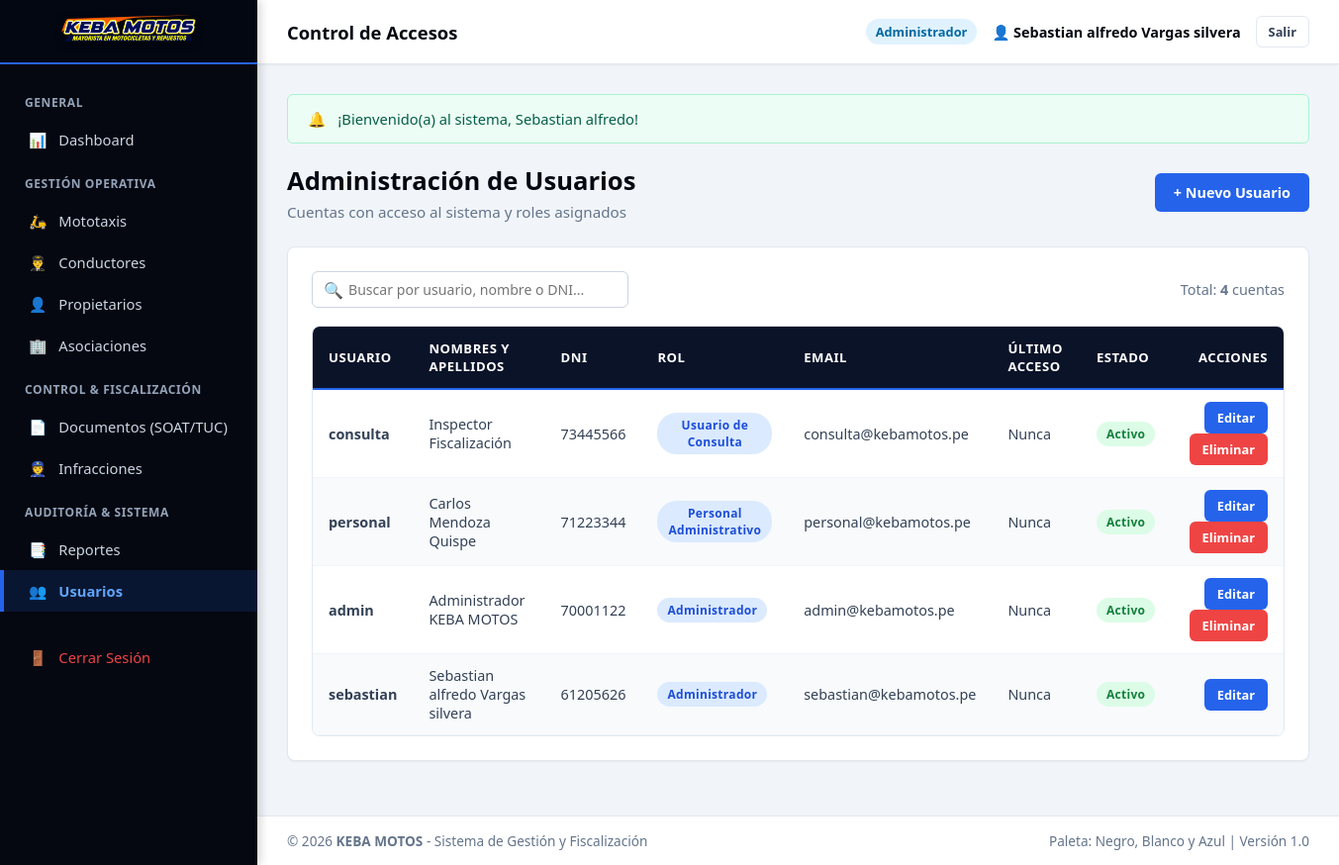
/views/usuarios/listar_usuarios.php (signed in), run on the app's committed database.
### tables this page shows
CREATE TABLE `usuarios` (
  `id_usuario` INT AUTO_INCREMENT PRIMARY KEY,
  `id_rol` INT NOT NULL,
  `dni` VARCHAR(8) NOT NULL UNIQUE,
  `nombres` VARCHAR(100) NOT NULL,
  `apellidos` VARCHAR(100) NOT NULL,
  `usuario` VARCHAR(50) NOT NULL UNIQUE,
  `password` VARCHAR(255) NOT NULL,
  `email` VARCHAR(100) UNIQUE NULL,
  `telefono` VARCHAR(20) NULL,
  `estado` ENUM('Activo', 'Inactivo') DEFAULT 'Activo',
  `ultimo_login` DATETIME NULL,
  `token_recuperacion` VARCHAR(100) NULL,
  `token_expira` DATETIME NULL,
  `created_at` TIMESTAMP DEFAULT CURRENT_TIMESTAMP,
  `updated_at` TIMESTAMP DEFAULT CURRENT_TIMESTAMP ON UPDATE CURRENT_TIMESTAMP,
  CONSTRAINT `fk_usuarios_roles` FOREIGN KEY (`id_rol`) REFERENCES `roles` (`id_rol`) ON UPDATE CASCADE
);

CREATE TABLE `roles` (
  `id_rol` INT AUTO_INCREMENT PRIMARY KEY,
  `nombre_rol` VARCHAR(50) NOT NULL UNIQUE,
  `descripcion` VARCHAR(255) NULL,
  `created_at` TIMESTAMP DEFAULT CURRENT_TIMESTAMP
);

### helpers/funciones.php (called while the page is built, shortened)
<?php
function asset($ruta) {
    return BASE_URL . 'assets/' . ltrim($ruta, '/');
}
function vistaUrl($ruta) {
    return BASE_URL . 'views/' . ltrim($ruta, '/');
}
function controladorUrl($ruta) {
    return BASE_URL . 'controllers/' . ltrim($ruta, '/');
}

### config/session.php (called while the page is built, shortened)
<?php
function estaAutenticado() {
    return isset($_SESSION['usuario_id']) && !empty($_SESSION['usuario_id']);
}
function obtenerUsuarioActual() {
    return [
        'id' => $_SESSION['usuario_id'] ?? null,
        'nombre' => $_SESSION['usuario_nombre'] ?? '',
        'apellidos' => $_SESSION['usuario_apellidos'] ?? '',
        'usuario' => $_SESSION['usuario_login'] ?? '',
        'rol_id' => $_SESSION['usuario_rol_id'] ?? null,
        'rol_nombre' => $_SESSION['usuario_rol_nombre'] ?? 'Invitado'
    ];
}
function getFlash() {
    if (isset($_SESSION['flash_message'])) {
        $flash = $_SESSION['flash_message'];
        return $flash;
    }
    return null;
}

### config/conexion.php (called while the page is built, shortened)
<?php
class Database {
    private static $host = "localhost";
    private static $db_name = "keba";
    private static $username = "root";
    private static $password = "";
    private static $conexion = null;
    public static function conectar() {
        if (self::$conexion === null) {
            try {
                $opciones = [
                    PDO::ATTR_ERRMODE => PDO::ERRMODE_EXCEPTION,
                    PDO::ATTR_DEFAULT_FETCH_MODE => PDO::FETCH_ASSOC,
                    PDO::ATTR_EMULATE_PREPARES => true,
                    PDO::MYSQL_ATTR_MULTI_STATEMENTS => true,
                    PDO::MYSQL_ATTR_INIT_COMMAND => "SET NAMES utf8mb4 COLLATE utf8mb4_unicode_ci"
                ];
                try {
                    $dsn = "mysql:host=" . self::$host . ";dbname=" . self::$db_name . ";charset=utf8mb4";
                    self::$conexion = new PDO($dsn, self::$username, self::$password, $opciones);
                } catch (PDOException $e) {
                    if ($e->getCode() == 1049 || stripos($e->getMessage(), 'Unknown database') !== false) {
                        $dsnRoot = "mysql:host=" . self::$host . ";charset=utf8mb4";
                        $pdoRoot = new PDO($dsnRoot, self::$username, self::$password, $opciones);
                        $pdoRoot->exec("CREATE DATABASE IF NOT EXISTS `" . self::$db_name . "` CHARACTER SET utf8mb4 COLLATE utf8mb4_unicode_ci;");
                        $pdoRoot = null;
                        $dsn = "mysql:host=" . self::$host . ";dbname=" . self::$db_name . ";charset=utf8mb4";
                        self::$conexion = new PDO($dsn, self::$username, self::$password, $opciones);
                    } else {
                        throw $e;
                    }
                }
                $check = self::$conexion->query("SHOW TABLES LIKE 'usuarios'");
            } catch (PDOException $e) {
                die("<div style='padding:20px; font-family:sans-serif; background:#fee2e2; color:#991b1b; border:1px solid #f87171; border-radius:8px; margin:20px;'>
                        <strong>Error al conectar con la Base de Datos:</strong> " . htmlspecialchars($e->getMessage()) . "<br><br>
                        <em>Asegúrate de que MySQL esté activo en el Panel de Control de XAMPP.</em>
                     </div>");
            }
        }
        return self::$conexion;
    }
}

### models/Usuario.php (called while the page is built, shortened)
<?php
require_once dirname(__DIR__) . '/config/conexion.php';
class Usuario {
    private $db;
    public function __construct() {
        $this->db = Database::conectar();
    }
    public function listarTodos() {
        $sql = "SELECT u.*, r.nombre_rol
                FROM usuarios u
                INNER JOIN roles r ON u.id_rol = r.id_rol
                ORDER BY u.id_usuario DESC";
        return $this->db->query($sql)->fetchAll();
    }
}

### views/usuarios/listar_usuarios.php (the view, shortened to what this page needs)
<?php
$subtituloNavbar = 'Control de Accesos';
$menuActivo = 'usuarios';
require_once dirname(__DIR__) . '/plantillas/header.php';
require_once dirname(__DIR__) . '/plantillas/sidebar.php';
require_once dirname(__DIR__) . '/plantillas/navbar.php';
require_once dirname(dirname(__DIR__)) . '/models/Usuario.php';
$userMod = new Usuario();
$usuarios = $userMod->listarTodos();
?>
<div class="page-header">
    <div>
        <h1 class="page-title">Administración de Usuarios</h1>
        <p class="page-subtitle">Cuentas con acceso al sistema y roles asignados</p>
    </div>
    <a href="<?= vistaUrl('usuarios/registrar_usuario.php') ?>" class="btn btn-primary">+ Nuevo Usuario</a>
</div>
<div class="card">
    <div class="table-toolbar">
        <div class="search-box">
            <span class="search-icon">🔍</span>
            <input type="text" id="inputBuscar" placeholder="Buscar por usuario, nombre o DNI...">
        </div>
        <div style="font-size: 0.9rem; color: #64748b;">
            Total: <strong><?= count($usuarios) ?></strong> cuentas
        </div>
    </div>
    <div class="table-responsive">
        <table class="table-custom" id="tablaRegistros">
            <thead>
                <tr>
                    <th>Usuario</th>
                    <th>Nombres y Apellidos</th>
                    <th>DNI</th>
                    <th>Rol</th>
                    <th>Email</th>
                    <th>Último Acceso</th>
                    <th>Estado</th>
                    <th style="text-align: right;">Acciones</th>
                </tr>
            </thead>
            <tbody>
                <?php foreach ($usuarios as $u): ?>
                <tr>
                    <td><strong><?= htmlspecialchars($u['usuario']) ?></strong></td>
                    <td><?= htmlspecialchars($u['nombres'] . ' ' . $u['apellidos']) ?></td>
                    <td><?= htmlspecialchars($u['dni']) ?></td>
                    <td><span class="badge badge-info"><?= htmlspecialchars($u['nombre_rol']) ?></span></td>
                    <td><?= htmlspecialchars($u['email'] ?? '-') ?></td>
                    <td><?= htmlspecialchars($u['ultimo_login'] ?? 'Nunca') ?></td>
                    <td><span class="badge badge-success"><?= htmlspecialchars($u['estado']) ?></span></td>
                    <td style="text-align: right;">
                        <a href="<?= vistaUrl('usuarios/editar_usuario.php?id=' . $u['id_usuario']) ?>" class="btn btn-primary btn-sm">Editar</a>
                        <?php if ($u['id_usuario'] != ($usuarioActivo['id'] ?? 0)): ?>
                        <a href="<?= controladorUrl('auth/registro_usuario.php?accion=eliminar&id=' . $u['id_usuario']) ?>" class="btn btn-danger btn-sm btn-confirmar-eliminar">Eliminar</a>
                        <?php endif; ?>
                    </td>
                </tr>
                <?php endforeach; ?>
            </tbody>
        </table>
    </div>
</div>
<?php require_once dirname(__DIR__) . '/plantillas/footer.php'; ?>

### views/plantillas/header.php (shortened to what this page needs)
<?php
require_once dirname(dirname(__DIR__)) . '/config/session.php';
require_once dirname(dirname(__DIR__)) . '/helpers/funciones.php';
?>
<!DOCTYPE html>
<html lang="es">
<head>
    <link rel="stylesheet" href="<?= asset('css/bootstrap.min.css') ?>">
    <link rel="stylesheet" href="<?= asset('css/estilos.css') ?>">
    <link rel="stylesheet" href="<?= asset('css/tablas.css') ?>">
    <link rel="stylesheet" href="<?= asset('css/formularios.css') ?>">
    <link rel="stylesheet" href="<?= asset('css/dashboard.css') ?>">
    <link rel="stylesheet" href="<?= asset('css/reportes.css') ?>">
</head>
<body>
<div class="app-container">

### views/plantillas/sidebar.php (shortened to what this page needs)
<?php
require_once dirname(dirname(__DIR__)) . '/config/session.php';
$usuarioActivo = obtenerUsuarioActual();
$rolId = (int)($usuarioActivo['rol_id'] ?? 3);
?>
<aside class="app-sidebar">
    <div class="sidebar-header" style="justify-content: center; padding: 10px 15px; background: #030712;">
        <a href="<?= BASE_URL ?>index.php" class="sidebar-brand" style="display:flex; justify-content:center; width:100%;">
            <img src="<?= asset('img/logo_keba.png') ?>" alt="KEBA MOTOS" style="max-height: 48px; max-width: 210px; object-fit: contain; filter: drop-shadow(0 2px 4px rgba(0,0,0,0.5));">
        </a>
    </div>
    <ul class="sidebar-menu">
        <li class="menu-category">General</li>
        <li class="menu-item <?= ($menuActivo ?? '') === 'dashboard' ? 'active' : '' ?>">
            <a href="<?= vistaUrl('dashboard/dashboard_admin.php') ?>">
                <span>📊</span> Dashboard
            </a>
        </li>
        <li class="menu-category">Gestión Operativa</li>
        <li class="menu-item <?= ($menuActivo ?? '') === 'vehiculos' ? 'active' : '' ?>">
            <a href="<?= vistaUrl('vehiculos/listar_vehiculos.php') ?>">
                <span>🛵</span> Mototaxis
            </a>
        </li>
        <li class="menu-item <?= ($menuActivo ?? '') === 'conductores' ? 'active' : '' ?>">
            <a href="<?= vistaUrl('conductores/listar_conductores.php') ?>">
                <span>👨‍✈️</span> Conductores
            </a>
        </li>
        <li class="menu-item <?= ($menuActivo ?? '') === 'propietarios' ? 'active' : '' ?>">
            <a href="<?= vistaUrl('propietarios/listar_propietarios.php') ?>">
                <span>👤</span> Propietarios
            </a>
        </li>
        <li class="menu-item <?= ($menuActivo ?? '') === 'asociaciones' ? 'active' : '' ?>">
            <a href="<?= vistaUrl('asociaciones/listar_asociaciones.php') ?>">
                <span>🏢</span> Asociaciones
            </a>
        </li>
        <li class="menu-category">Control & Fiscalización</li>
        <li class="menu-item <?= ($menuActivo ?? '') === 'documentos' ? 'active' : '' ?>">
            <a href="<?= vistaUrl('documentos/listar_documentos.php') ?>">
                <span>📄</span> Documentos (SOAT/TUC)
            </a>
        </li>
        <li class="menu-item <?= ($menuActivo ?? '') === 'fiscalizacion' ? 'active' : '' ?>">
            <a href="<?= vistaUrl('fiscalizacion/listar_infracciones.php') ?>">
                <span>👮</span> Infracciones
            </a>
        </li>
        <li class="menu-category">Auditoría & Sistema</li>
        <li class="menu-item <?= ($menuActivo ?? '') === 'reportes' ? 'active' : '' ?>">
            <a href="<?= vistaUrl('reportes/reporte_general.php') ?>">
                <span>📑</span> Reportes
            </a>
        </li>
        <?php if ($rolId === ROL_ADMIN): ?>
        <li class="menu-item <?= ($menuActivo ?? '') === 'usuarios' ? 'active' : '' ?>">
            <a href="<?= vistaUrl('usuarios/listar_usuarios.php') ?>">
                <span>👥</span> Usuarios
            </a>
        </li>
        <?php endif; ?>
        <li class="menu-item" style="margin-top: 25px;">
            <a href="<?= controladorUrl('auth/logout_controlador.php') ?>" style="color: #ef4444;">
                <span>🚪</span> Cerrar Sesión
            </a>
        </li>
    </ul>
</aside>

### views/plantillas/navbar.php
<?php
require_once dirname(dirname(__DIR__)) . '/config/session.php';
$usuarioActivo = obtenerUsuarioActual();
?>
<div class="app-main">
    <header class="app-navbar">
        <div class="navbar-title">
            <?= htmlspecialchars($subtituloNavbar ?? 'Sistema Integrado de Control') ?>
        </div>
        <div class="navbar-user">
            <span class="user-badge"><?= htmlspecialchars($usuarioActivo['rol_nombre'] ?? 'Administrador') ?></span>
            <span class="user-name">👤 <?= htmlspecialchars(trim(($usuarioActivo['nombre'] ?? '') . ' ' . ($usuarioActivo['apellidos'] ?? '')) ?: 'Usuario') ?></span>
            <a href="<?= controladorUrl('auth/logout_controlador.php') ?>" class="btn btn-outline btn-sm">Salir</a>
        </div>
    </header>
    <main class="app-content">
        <?php include_once __DIR__ . '/mensajes.php'; ?>

### views/plantillas/mensajes.php
<?php
require_once dirname(dirname(__DIR__)) . '/config/session.php';
$flash = getFlash();
if ($flash):
?>
<div class="alert alert-<?= htmlspecialchars($flash['tipo']) ?>">
    <span>🔔</span>
    <div><?= htmlspecialchars($flash['mensaje']) ?></div>
</div>
<?php endif; ?>

### views/plantillas/footer.php (shortened to what this page needs)
    </main>
    <footer class="app-footer">
        <div>&copy; <?= date('Y') ?> <strong>KEBA MOTOS</strong> - Sistema de Gestión y Fiscalización</div>
        <div>Paleta: Negro, Blanco y Azul | Versión 1.0</div>
    </footer>
</div>
</div>
</body>
</html>

### assets/css/tablas.css (style rules this page uses)
.table-responsive { width: 100%; overflow-x: auto; border: 1px solid #e2e8f0; border-radius: 8px; background-color: #ffffff; }
.table-custom { width: 100%; border-collapse: collapse; font-size: 0.9rem; text-align: left; }
.table-custom thead tr { background-color: #0b1329; color: #ffffff; border-bottom: 2px solid #2563eb; }
.table-custom th { padding: 13px 16px; font-weight: 700; font-size: 0.82rem; text-transform: uppercase; letter-spacing: 0.5px; }
.table-custom td { padding: 12px 16px; border-bottom: 1px solid #f1f5f9; color: #334155; vertical-align: middle; }
.table-custom tbody tr:nth-child(even) { background-color: #f8fafc; }
.badge { display: inline-block; padding: 4px 10px; border-radius: 20px; font-size: 0.75rem; font-weight: 700; text-align: center; letter-spacing: 0.3px; }
.badge-success { background-color: #dcfce7; color: #15803d; }
.badge-info { background-color: #dbeafe; color: #1d4ed8; }
.table-toolbar { display: flex; align-items: center; justify-content: space-between; margin-bottom: 18px; flex-wrap: wrap; gap: 12px; }
.search-box { display: flex; align-items: center; position: relative; max-width: 320px; width: 100%; }
.search-box input { width: 100%; padding: 8px 14px 8px 36px; border: 1.5px solid #cbd5e1; border-radius: 6px; font-size: 0.88rem; background-color: #ffffff; }
.search-box span.search-icon { position: absolute; left: 12px; color: #94a3b8; }

### data on the page
usuarios: usuario "consulta", nombres+apellidos "Inspector Fiscalización", dni "73445566", id_rol.nombre_rol "Usuario de Consulta", email "consulta@kebamotos.pe", ultimo_login "Nunca", estado "Activo"
usuarios: usuario "personal", nombres+apellidos "Carlos Mendoza Quispe", dni "71223344", id_rol.nombre_rol "Personal Administrativo", email "personal@kebamotos.pe", ultimo_login "Nunca", estado "Activo"
usuarios: usuario "admin", nombres+apellidos "Administrador KEBA MOTOS", dni "70001122", id_rol.nombre_rol "Administrador", email "admin@kebamotos.pe", ultimo_login "Nunca", estado "Activo"
usuarios: usuario "sebastian", nombres+apellidos "Sebastian alfredo Vargas silvera", dni "61205626", id_rol.nombre_rol "Administrador", email "sebastian@kebamotos.pe", ultimo_login "Nunca", estado "Activo"

### other printed values
$subtituloNavbar "Control de Accesos"
$usuarioActivo['rol_nombre'] "Administrador"
$flash['mensaje'] "¡Bienvenido(a) al sistema, Sebastian alfredo!"
count($usuarios) "4"
